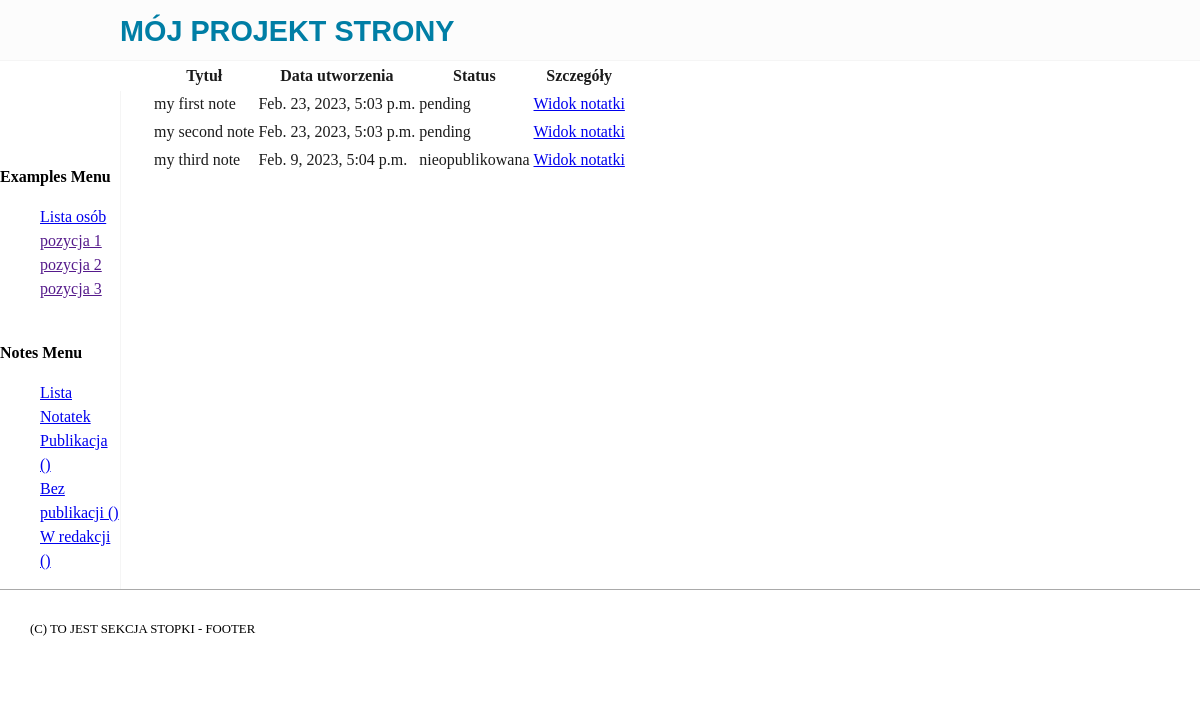
The app's page /notes/notes/ with its own data.
### notes/models.py (models this page shows, shortened)
class Note(models.Model):
    status = models.CharField(max_length=40, default='enter status', choices=STATUS)
    title = models.CharField(max_length=30)
    note = models.TextField()
    creation_datetime = models.DateTimeField(auto_now_add=True)
    class Meta:
        verbose_name = 'Notatka'
        verbose_name_plural = 'Notatki'

### notes/views.py (the view)
# urls.py: path('notes/', views.note_list, name='note_list'),
def note_list(request):
    notes = Note.objects.all()
    ctx = {'notes': notes}
    return render(request, 'notes/note_list.html', ctx)

### examples/templates/notes/note_list.html (shortened to what this page needs)
{% extends 'examples/base.html' %}
{% block main_content %}
{% if notes.exists %}
<table>
    <thead>
        <tr>
            <th>Tytuł</th>
            <th>Data utworzenia</th>
            <th>Status</th>
            <th>Szczegóły</th>
        </tr>
    </thead>
    <tbody>
    {% for i in notes %}
        <tr>
            <td>{{i.title}}</td>
            <td>{{i.creation_datetime}}</td>
            <td>{{i.get_status_display}}</td>
            <td><a href="{% url 'note_detail' i.id %}">Widok notatki</a></td>
        </tr>
    {% endfor %}
    </tbody>
</table>
{% else %}
<strong>BRAK ZAREJESTROWANYCHNOTATEK</strong>
{% endif %}
{% endblock %}

### examples/static/examples/css/style.css (style rules this page uses)
body { width:100%; border:0; margin:0; padding:0; font-size:16px; line-height:1.5; }
h1,h2,h3, { font-family: sans-serif; color: #1b1b1b; }

### records on screen
Note: title "my first note", creation_datetime "Feb. 23, 2023, 5:03 p.m.", status "pending"
Note: title "my second note", creation_datetime "Feb. 23, 2023, 5:03 p.m.", status "pending"
Note: title "my third note", creation_datetime "Feb. 9, 2023, 5:04 p.m.", status "nieopublikowana"
